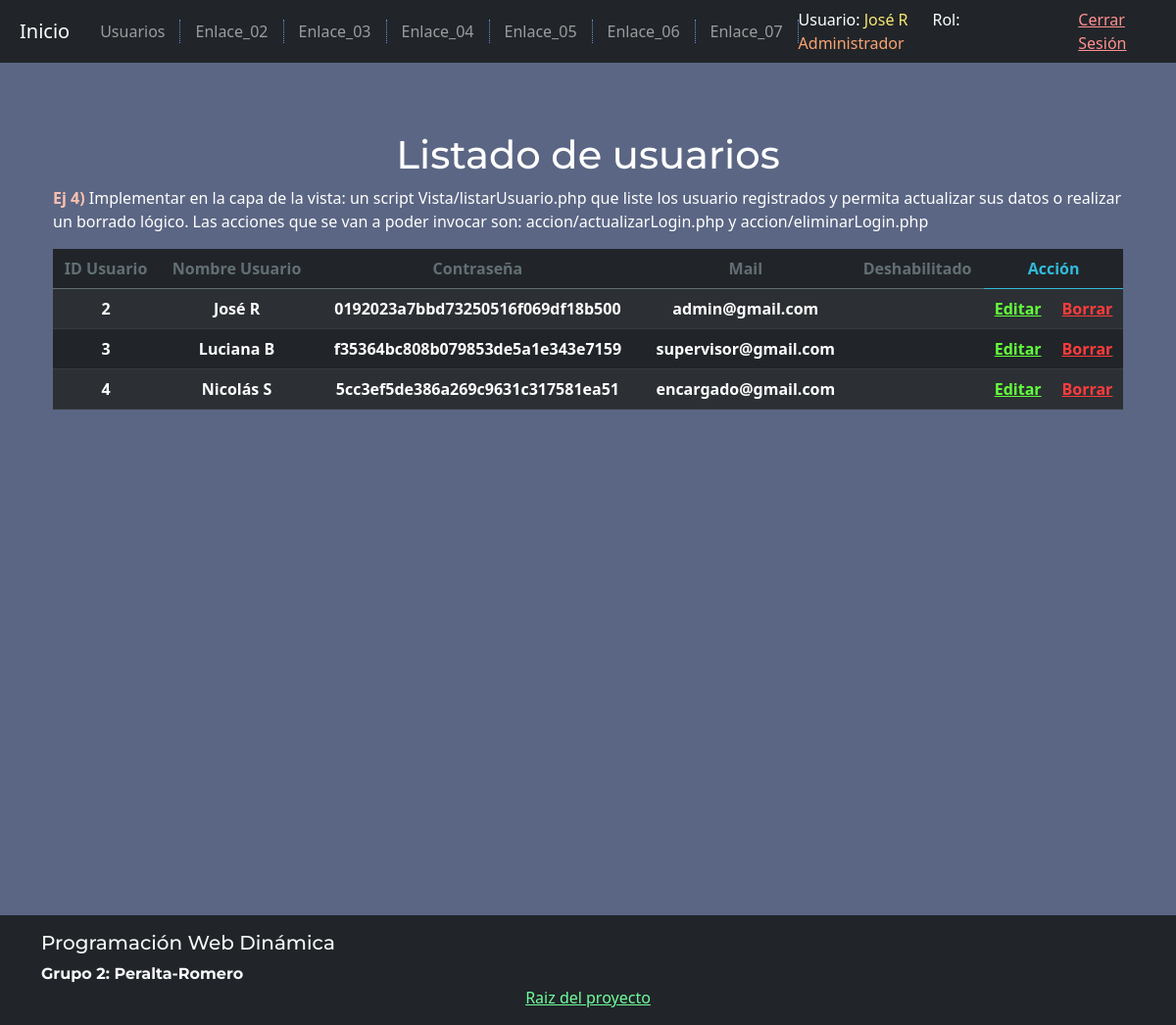
Page /Vista/listarUsuario.php (signed in) on the committed database.
### tables this page shows
CREATE TABLE `usuario` (
  `idusuario` bigint(20) NOT NULL,
  `usnombre` varchar(50) NOT NULL,
  `uspass` varchar(50) NOT NULL,
  `usmail` varchar(50) NOT NULL,
  `usdeshabilitado` timestamp NULL DEFAULT NULL
);

CREATE TABLE `rol` (
  `idrol` bigint(20) NOT NULL,
  `rodescripcion` varchar(50) NOT NULL
);

### Modelo/Usuario.php (called while the page is built, shortened)
<?php
class Usuario
{
    private $idusuario;
    private $usnombre;
    private $uspass;
    private $usmail;
    public function __construct()
    {
        $this->idusuario = "";
        $this->usnombre = "";
        $this->uspass = "";
        $this->usmail = "";
    }
    public function getIdUsuario()
    {
        return $this->idusuario;
    }
    public function getUsNombre()
    {
        return $this->usnombre;
    }
    public function getUsPass()
    {
        return $this->uspass;
    }
    public function getUsMail()
    {
        return $this->usmail;
    }
    public function setIdUsuario($valor)
    {
        $this->idusuario = $valor;
    }
    public function setUsNombre($valor)
    {
        $this->usnombre = $valor;
    }
    public function setUsPass($valor)
    {
        $this->uspass = $valor;
    }
    public function setUsMail($valor)
    {
        $this->usmail = $valor;
    }
    public function cargar()
    {
        $resp = false;
        $base = new BaseDatos();
        $sql = "SELECT * FROM usuario WHERE idusuario= " . $this->getIdUsuario();
        if ($base->Iniciar()) {
            $res = $base->Ejecutar($sql);
            if ($res > -1) {
                if ($res > 0) {
                    $row = $base->Registro();
                }
            }
        } else {
            $this->setMensajeOperacion("Usuario->listar: " . $base->getError());
        }
        return $resp;
    }
    public static function listar($parametro = "")
    {
        $arreglo = array();
        $base = new BaseDatos();
        $sql = "SELECT * FROM usuario ";
        if ($parametro != "") {
            $sql .= 'WHERE ' . $parametro;
        }
        $res = $base->Ejecutar($sql);
        if ($res > -1) {
            if ($res > 0) {
                while ($row = $base->Registro()) {
                    $obj = new Usuario();
                    $obj->setear($row['idusuario'], $row['usnombre'], $row['uspass'], $row['usmail'], $row['usdeshabilitado']);
                    array_push($arreglo, $obj);
                }
            }
        } else {
            $this->setMensajeOperacion("Usuario->listar: ".$base->getError());
        }
        return $arreglo;
    }
}

### Modelo/conector/BaseDatos.php (called while the page is built, shortened)
<?php
class BaseDatos extends PDO {
  	private $conec;
  	private $indice;
  	private $resultado;
    public function __construct(){
        $this->indice =0;
        try {
           $this->conec=true;
        }catch (PDOException $e) {
            $this->sql = $e->getMessage();
            $this->conec=false;
        }
    }
    public function Iniciar(){
        return $this->getConec();
    }
    public function getConec(){
        return $this->conec;
    }
    public function setSQL($e){
        return "\n".$this->sql = $e;
    }
    public function Ejecutar($sql){
        if ( stristr($sql,"select")){
            $resp =  $this->EjecutarSelect($sql);
        }
        return $resp;
   }
   private function EjecutarSelect($sql){
       $cant = -1;
       $resultado=parent::query($sql);
       if(!$resultado){
           $this->analizarDebug();
       }else {
          $arregloResult = $resultado->fetchAll();
          $cant = count($arregloResult);
       }
       return $cant;
   }
   public function Registro() {
       $filaActual = false;
       $indiceActual = $this->getIndice();
       if ($indiceActual>=0) {
           $filas = $this->getResultado();
           if($indiceActual<count($filas)){
               $filaActual =  $filas[$indiceActual];
           }else {
               $this->setIndice(-1);
           }
       }
       return $filaActual;
   }
   private function setIndice ($valor){
       $this->indice = $valor;
   }
   private function getIndice (){
       return $this->indice;
   }
   private function setResultado($valor){
       $this->resultado = $valor;
   }
   private function getResultado(){
      return $this->resultado;
   }
}

### Control/AbmUsuario.php (called while the page is built, shortened)
<?php
class AbmUsuario
{
    public function buscar($param)
    {
        $where = " true ";
        if ($param != null) {
            if (isset($param['idusuario'])) {
                $where .= " and idusuario='" . $param['idusuario'] . "'";
            }
            if (isset($param['usnombre'])) {
                $where .= " and usnombre ='" . $param['usnombre'] . "'";
            }
            if (isset($param['uspass'])) {
                $where .= " and uspass ='" . $param['uspass'] . "'";
            }
        }
        $arreglo = Usuario::listar($where);
        return $arreglo;
    }
}

### Control/Session.php (called while the page is built, shortened)
<?php
class Session
{
    public function __construct()
    {
        $resp = true;
        return $resp;
    }
    public function validar()
    {
        $resp = false;
        if (isset($_SESSION['usnombre'])) {
            if (isset($_SESSION['uspass'])) {
                $usuario = new AbmUsuario();
                $lista = $usuario->buscar($_SESSION);
                if ($lista != null) {
                    $resp = true;
                }else{
                    $this->mensaje = 'No se encontro user en bd';
                }
            } else {
                $this->mensaje = 'No esta seteada la clave';
            }
        } else {
            $this->mensaje = 'No esta seteado el nombre de usuario';
        }
        return $resp;
    }
    public function activa()
    {
        $resp = false;
        if (isset($_SESSION['activa'])) {
            $resp = $_SESSION['activa'];
        } else {
            $this->mensaje = 'No tiene sesión activa';
        }
        return $resp;
    }
    public function getUsuario()
    {
        $usuarioLog = null;
        if ($this->validar() && $this->activa()) {
            $usuario = new AbmUsuario();
            $lista = $usuario->buscar($_SESSION);
            $usuarioLog = $lista[0];
        }
        return $usuarioLog;
    }
    public function getRol()
    {
        $arrRoles = [];
        if ($this->getUsuario() !== null) {
            $usuarioLog = $this->getUsuario();
            $idUsuario = ['idusuario'=>$usuarioLog->getIdUsuario()];
            $abmUser = new AbmUsuario();
            $arrUsuario = $abmUser->buscar($idUsuario);
            if(count($arrUsuario) > 0){
                $abmUserRol = new AbmUsuarioRol();
                $arrRoles = $abmUserRol->buscar($idUsuario);
            }
        }
        return $arrRoles;
    }
}

### util/funciones.php (called while the page is built, shortened)
<?php
spl_autoload_register(function ($class_name){
        $directorys = array(
            $GLOBALS['ROOT'].'Modelo/',
            $GLOBALS['ROOT'].'Modelo/conector/',
            $GLOBALS['ROOT'].'Control/',
        );
});
?>

### Modelo/UsuarioRol.php (called while the page is built, shortened)
<?php
class UsuarioRol
{
    public static function listar($parametro = "")
    {
        $arreglo = array();
        $base = new BaseDatos();
        $sql = "SELECT * FROM usuariorol ";
        if ($parametro != "") {
            $sql .= 'WHERE ' . $parametro;
        }
        $res = $base->Ejecutar($sql);
        if ($res > -1) {
            if ($res > 0) {
                while ($row = $base->Registro()) {
                    $objUsuario = null;
                    $objRol = null;
                    if ($row['idrol'] != null) {
                        $objRol = new Rol();
                        $objRol->setIdrol($row['idrol']);
                        $objRol->cargar();
                    }
                    if ($row['idusuario'] != null) {
                        $objUsuario = new Usuario();
                        $objUsuario->setIdUsuario($row['idusuario']);
                        $objUsuario->cargar();
                    }
                    $obj = new UsuarioRol();
                    $obj->setear($objUsuario, $objRol);
                    array_push($arreglo, $obj);
                }
            }
        } else {
            $this->setMensajeOperacion("UsuarioRol->listar: ".$base->getError());
        }
        return $arreglo;
    }
}

### Control/AbmUsuarioRol.php (called while the page is built, shortened)
<?php
class AbmUsuarioRol
{
    public function buscar($param)
    {
        $where = " true ";
        if ($param != null) {
            if (isset($param['idusuario'])) {
                $where .= " and idusuario='" . $param['idusuario'] . "'";
            }
        }
        $arreglo = UsuarioRol::listar($where);
        return $arreglo;
    }
}

### Vista/listarUsuario.php (the view, shortened to what this page needs)
<?php
$titulo = "Listado de usuarios";
$estructuraAMostrar = "vistaSegura";
include_once "estructura/cabecera.php";
$objAbmUsuario = new AbmUsuario();
$listaUsuario = $objAbmUsuario->buscar(null);
?>
<div style="margin-bottom: 20%" class="container-fluid">
<h1 class="text-center font-montserrat"><?php echo $titulo ?></h1>
<p><span class="incisoEj negrita">Ej 4) </span>Implementar en la capa de la vista: un script Vista/listarUsuario.php que liste los usuario registrados y permita actualizar sus datos o
realizar un borrado lógico. Las acciones que se van a poder invocar son:
accion/actualizarLogin.php y accion/eliminarLogin.php</p>
<?php
$listado = false;
foreach ($arrObjRol as $rol) {
    $idRol = $rol->getObjRol()->getIdRol();
    if (($idRol == 2 || $idRol == 3 || $idRol == 4) && (!$listado)) {
        $listado = true;
        if (count($listaUsuario) > 0) {
            echo '<div class="table-responsive">';
            echo '<table class="table table-striped table-dark text-center">';
            echo '<thead>';
            echo '<tr style="color: #626f74;">';
            if ($idRol == 2) {
                echo '<th scope="col">ID Usuario</th>';
                echo '<th scope="col">Nombre Usuario</th>';
                echo '<th scope="col">Contraseña</th>';
                echo '<th scope="col">Mail</th>';
                echo '<th scope="col">Deshabilitado</th>';
                echo '<th colspan="2" scope="col" style="color: #31bad9;">Acción</th>';
                echo '</tr>';
                echo '</thead>';
                echo '<tbody>';
            }
            foreach ($listaUsuario as $objUsuario) {
                if ($idRol == 2) {
                    echo '<tr>';
                    echo '<th scope="row">' . $objUsuario->getIdUsuario() . '</th>';
                    echo '<th scope="row">' . $objUsuario->getUsNombre() . '</th>';
                    echo '<th scope="row">' . $objUsuario->getUsPass() . '</th>';
                    echo '<th scope="row">' . $objUsuario->getUsMail() . '</th>';
                    echo '<th scope="row">' . $objUsuario->getUsDeshabilitado() . '</th>';
                    echo '<th scope="row"><a href="#?idusuario=' . $objUsuario->getIdUsuario() . '" style="color:#63ff3c;">Editar</a></th>';
                    echo '<th scope="row"><a href="#?idusuario=' . $objUsuario->getIdUsuario() . '" style="color:#ff3c3c;">Borrar</a></th>';
                    echo '</tr>';
                }
            }
            echo '</tbody>';
            echo '</table>';
            echo '</div>';
        } else {
            echo '<div class="alert alert-danger text-center" role="alert">No existen usuarios cargadas en el sistema.</div>';
        }
    }
}
?>
</div>
<?php
include_once "estructura/pie.php";
?>

### Vista/estructura/cabecera.php (shortened to what this page needs)
<!DOCTYPE html>
<html lang="es">
<head>
<?php
if ($estructuraAMostrar == "desdeVista" || $estructuraAMostrar == "vistaSegura") {
    echo "<link rel='stylesheet' href='css/bootstrap/bootstrap.css'>";
    echo "<link rel='stylesheet' href='css/bootstrap/bootstrap.min.css'>";
    echo "<link rel='stylesheet' href='css/gral.css'>";
}
?>
</head>
<body>
<?php
if ($estructuraAMostrar == "vistaSegura") {
    $objLogin = new Session();
    $objUsuario = $objLogin->getUsuario();
    $arrObjRol = $objLogin->getRol();
    $rolDesc = $arrObjRol[0]->getObjRol()->getRoDescripcion();
    echo '<nav class="navbar navbar-expand-md navbar-dark bg-dark mb-4">
    <a class="navbar-brand" href="paginaSegura.php">Inicio</a>
    <button class="navbar-toggler" type="button" data-toggle="collapse" data-target="#navbarCollapse" aria-controls="navbarCollapse" aria-expanded="false" aria-label="Toggle navigation">
    <span class="navbar-toggler-icon"></span>
    </button>
    <div class="collapse navbar-collapse" id="navbarCollapse">
    <ul class="navbar-nav mr-auto">
        <li class="nav-item active">
        <a class="nav-link" href="listarUsuario.php">Usuarios</a>
        </li>
        <li class="nav-item">
        <a class="nav-link" href="#">Enlace_02</a>
        </li>
        <li class="nav-item">
        <a class="nav-link" href="#">Enlace_03</a>
        </li>
        <li class="nav-item">
        <a class="nav-link" href="#">Enlace_04</a>
        </li>
        <li class="nav-item">
        <a class="nav-link" href="#">Enlace_05</a>
        </li>
        <li class="nav-item">
        <a class="nav-link" href="#">Enlace_06</a>
        </li>
        <li class="nav-item">
        <a class="nav-link" href="#">Enlace_07</a>
        </li>
    </ul>
    </div>';
    if ($objUsuario != null) {
        echo '<div class="collapse navbar-collapse" id="user-navbarCollapse">
        <ul class="navbar-nav mr-auto">
        <li class="nav-item">
            Usuario: <span style="color:#f9e871;">' . $objUsuario->getUsNombre() . '</span>&nbsp;&nbsp;&nbsp;&nbsp;&nbsp;&nbsp;Rol: <span style="color:#f9a371;">'.$rolDesc.'</span>
        </li>
        <li class="nav-item" style="margin-left:12px;">
            <a href="accion/cerrarLogin.php" style="color:#ff9090;">Cerrar Sesión</a>
            </li>
        </ul>
        </div>';
    }
    echo '</nav></div>';
}
?>
<main class="container mh-100" style="min-height: 100vh;">

### Vista/estructura/pie.php (shortened to what this page needs)
</main>
    <footer class="footer mt-auto py-3 bg-dark">
        <div class="container font-montserrat">
            <h5 class="text-light">Programación Web Dinámica</h5>
            <strong class="text-light">Grupo 2: Peralta-Romero</strong>
        </div>
        <div class="container text-center">
            <?php
            if ($estructuraAMostrar == "desdeVista" || $estructuraAMostrar == "vistaSegura") {
                echo '<a href="../../index.html" style="color: #70fd9c;">Raiz del proyecto</a>';
            }
            ?>
        </div>
    </footer>
</body>
</html>

### Vista/css/gral.css (style rules this page uses)
body { background-color: #23315abd; color: #fff; }
.navbar-dark .navbar-brand { margin-left: 20px; }
.navbar-dark .navbar-nav .nav-link { border-right: 1px dotted #76adffd1; padding: 0 15px; }
main.container { margin-top: 70px; }
.font-montserrat { font-family: 'Montserrat', sans-serif; }
.incisoEj { color: #ffc1ae; }
.negrita { font-weight: bold; }

### rows in the picture
usuario: usnombre "José R", idusuario "2", uspass "0192023a7bbd73250516f069df18b500", usmail "admin@gmail.com"
rol: rodescripcion "Administrador"
usuario: idusuario "3", usnombre "Luciana B", uspass "f35364bc808b079853de5a1e343e7159", usmail "supervisor@gmail.com"
usuario: idusuario "4", usnombre "Nicolás S", uspass "5cc3ef5de386a269c9631c317581ea51", usmail "encargado@gmail.com"

### other values in the picture
$titulo "Listado de usuarios"
